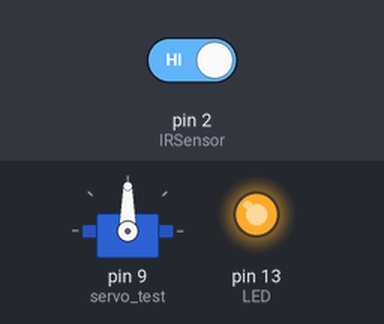
The sketch below on a simulated Arduino Uno, built with avr-gcc and run on an emulated ATmega328P. Shown: servo, output pins drawn as LEDs (lit = HIGH). The test bench sets the inputs (shaded band); at power-on: pin 2 (IRSensor) HIGH.

Above: at 1.2 s.
1.3 s: pin 2 (IRSensor) driven LOW
At 1.45 s:
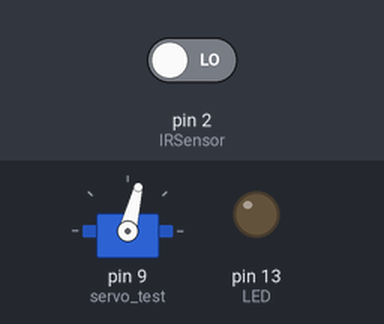
At 2.05 s:
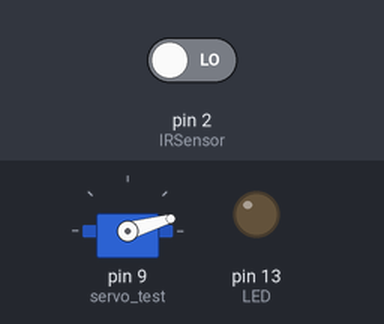
4.3 s: pin 2 (IRSensor) driven HIGH
At 5.6 s:
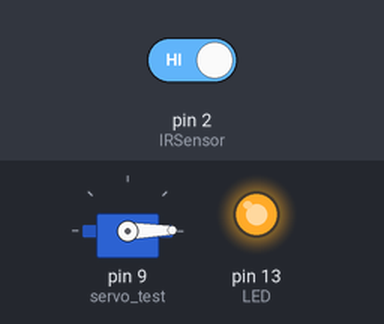
Timing chart, 0 to 7.3 s (numbered marks = the images above; inputs shaded):
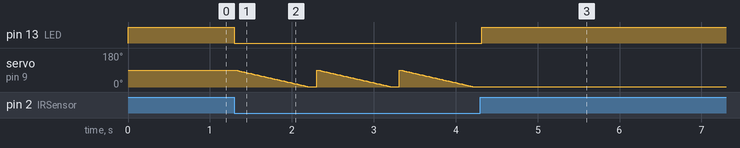

The sketch:

IR_Servo.ino
```cpp
#include <Servo.h>
Servo servo_test;
int angle = 0;
int IRSensor = 2; // connect ir sensor to arduino pin 2
int LED = 13; // conect Led to arduino pin 13

void setup()
{
  pinMode (IRSensor, INPUT); // sensor pin INPUT
  pinMode (LED, OUTPUT); // Led pin OUTPUT
  servo_test.attach(9);
}

void loop()
{
  int statusSensor = digitalRead (IRSensor);

  if (statusSensor == 0){
    digitalWrite(LED, LOW); // LED LOW
    for(angle = 90; angle > 0; angle--)
  {
    servo_test.write(angle);
    delay(10);
  }
 delay(100);
    for(angle = 0; angle > 90; angle++)
  {
    servo_test.write(angle);
    delay(10);
  }
  }
  else
  {
    digitalWrite(LED, HIGH); // LED High
  }

}
```

Measured:
- after the input at 1.3 s, pin 13 (LED): HIGH → LOW at once; servo on pin 9 (servo_test): ramps from 90° to 1° and jumps back, once every 1.0 s
- after the input at 4.3 s, pin 13 (LED): LOW → HIGH at once; servo on pin 9 (servo_test): stays 1° (without the input it goes to 90° after 0.02 s)
